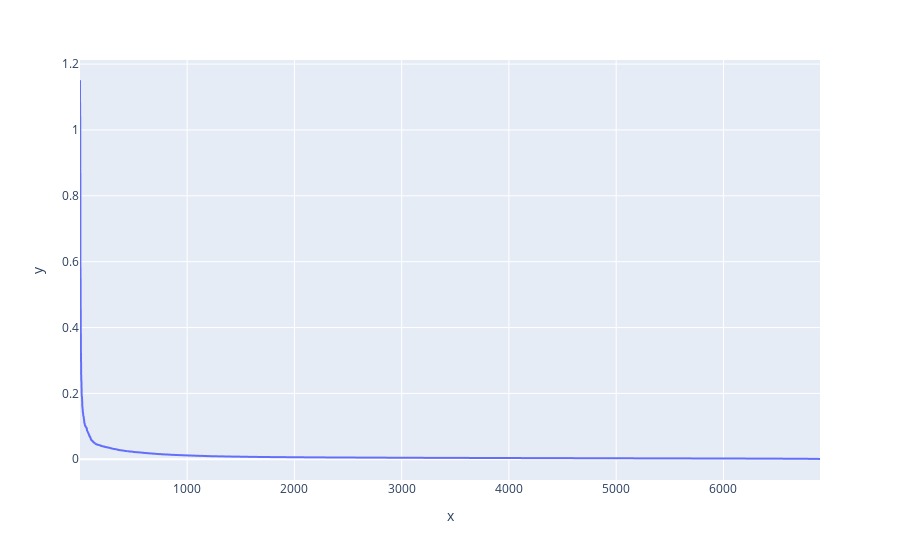

Notebook cell for this chart:
### Code cell
# min_samples: usually determined by domain knowledge which we lack
# for larger datasets with noise, recommended 2 * dims

# eps: most important parameter for DBSCAN function
# Per suggestion:
# we have min_samples = 2 * 10
# 1. Compute distance of 20th nearest neighbor for every point in data set
# 2. Sort distances in descending order
# 3. Plot and use the distance corresponding to the "elbow" for epsilon

# Code from link above
from sklearn.neighbors import NearestNeighbors
import plotly.express as px

min_samples = 2 * dims

neighbors = NearestNeighbors(n_neighbors = min_samples).fit(wt_at)
distances, indices = neighbors.kneighbors(wt_at)
num_samples = distances.size
distance_desc = sorted(distances[:,min_samples - 1], reverse=True)
px.line(x=list(range(1,len(distance_desc )+1)),y= distance_desc)

### Figure 1 — Plotly figure (JSON) as saved in the notebook; plotly's stock layout.template omitted (floating-point values rounded to 4 significant figures; data arrays with more than 128 entries replaced by an {"elided": "..."} marker saying what was removed)
{"data": [{"hovertemplate": "x=%{x}<br>y=%{y}<extra></extra>", "legendgroup": "", "line": {"color": "#636efa", "dash": "solid"}, "mode": "lines", "name": "", "showlegend": false, "type": "scattergl", "x": {"elided": "6900 int values"}, "xaxis": "x", "y": {"elided": "6900 float values"}, "yaxis": "y"}], "layout": {"legend": {"tracegroupgap": 0}, "margin": {"t": 60}, "xaxis": {"anchor": "y", "domain": [0, 1], "title": {"text": "x"}}, "yaxis": {"anchor": "x", "domain": [0, 1], "title": {"text": "y"}}}}
